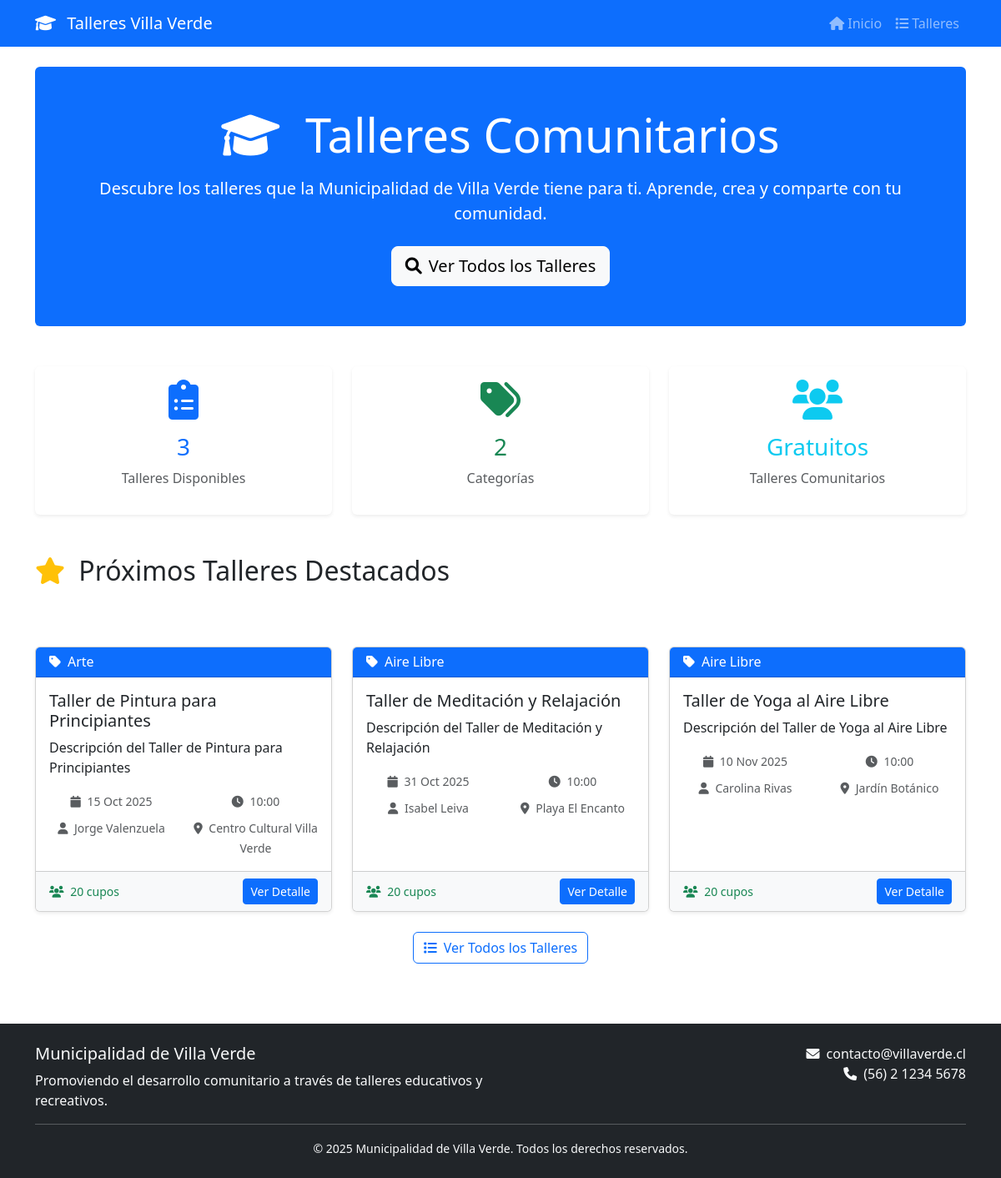
Before: / with the older database file.
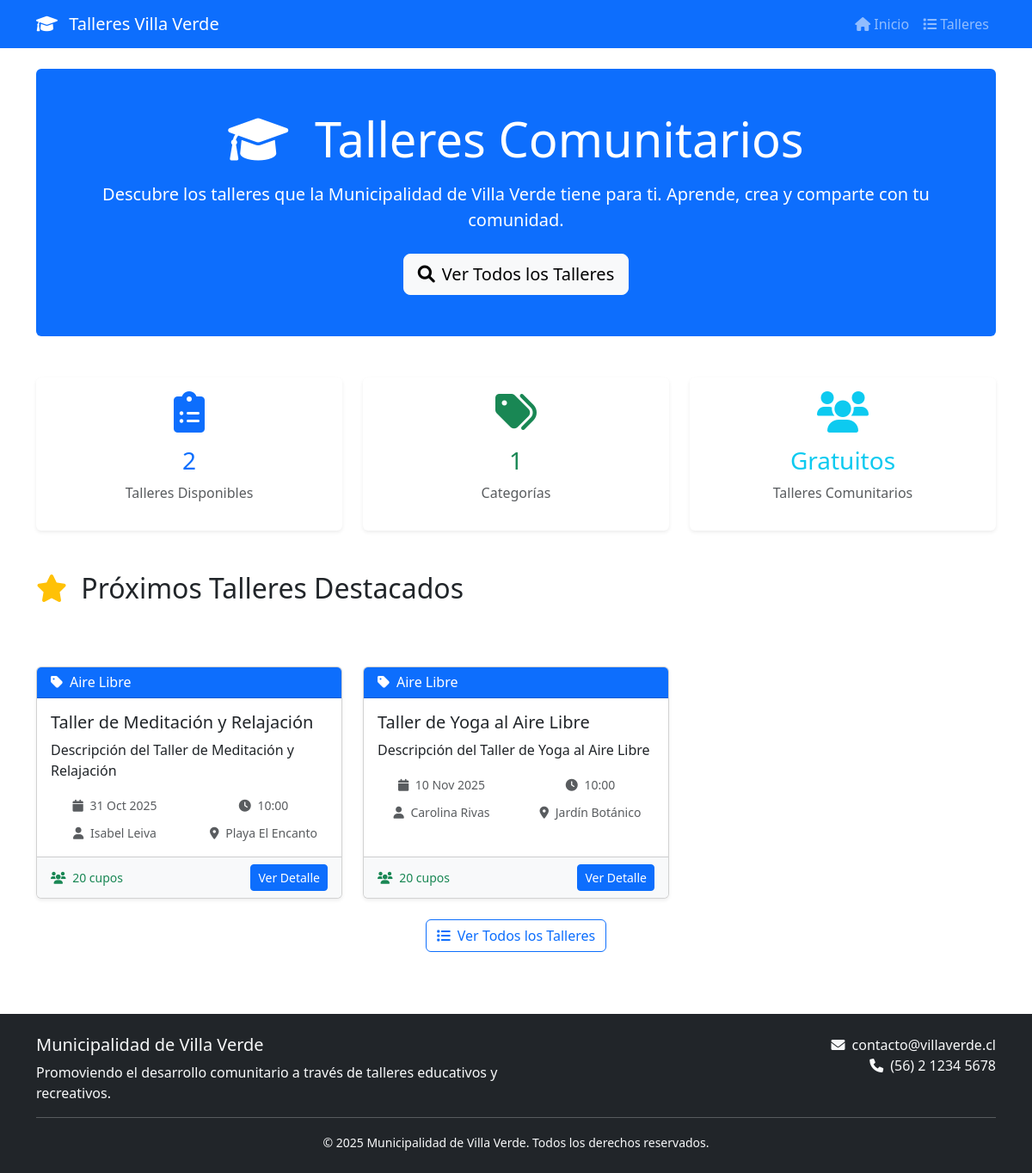
After: the same page with the newer database file.
### talleres/models.py (models this page shows, shortened)
class Taller(models.Model):
    ESTADO_CHOICES = [
        ('pendiente', 'Pendiente'),
        ('aceptado', 'Aceptado'),
        ('rechazado', 'Rechazado'),
    ]
    titulo = models.CharField(max_length=200, verbose_name="Título")
    descripcion = models.TextField(blank=True)
    categoria = models.ForeignKey(Categoria, on_delete=models.CASCADE)
    profesor = models.ForeignKey(Profesor, on_delete=models.CASCADE)
    lugar = models.ForeignKey(Lugar, on_delete=models.CASCADE)
    fecha = models.DateField(verbose_name="Fecha del taller")
    hora_inicio = models.TimeField(default='10:00')
    duracion_horas = models.DecimalField(
        max_digits=4,
        decimal_places=1,
        verbose_name="Duración (horas)"
    )
    cupos_maximos = models.PositiveIntegerField(default=20)
    precio = models.DecimalField(max_digits=10, decimal_places=2, default=0)
    estado = models.CharField(
        max_length=10,
        choices=ESTADO_CHOICES,
        default='pendiente'
    )
    observacion = models.TextField(blank=True, null=True, verbose_name="Observaciones")
    creado_por = models.ForeignKey(
        User,
        on_delete=models.CASCADE,
        related_name='talleres_creados'
    )
    fecha_creacion = models.DateTimeField(auto_now_add=True)
    fecha_modificacion = models.DateTimeField(auto_now=True)
    class Meta:
        verbose_name = "Taller"
        verbose_name_plural = "Talleres"
        ordering = ['-fecha_creacion']

class Categoria(models.Model):
    nombre = models.CharField(max_length=100, unique=True)
    descripcion = models.TextField(blank=True)
    activa = models.BooleanField(default=True)
    class Meta:
        verbose_name = "Categoría"
        verbose_name_plural = "Categorías"
        ordering = ['nombre']

class Profesor(models.Model):
    nombre = models.CharField(max_length=100)
    apellido = models.CharField(max_length=100)
    rut = models.CharField(
        max_length=12,
        unique=True,
        validators=[RegexValidator(
            regex=r'^\d{7,8}-[0-9kK]$',
            message='RUT debe tener formato 12345678-9'
        )]
    )
    email = models.EmailField()
    telefono = models.CharField(max_length=15, blank=True)
    especialidad = models.CharField(max_length=200)
    activo = models.BooleanField(default=True)
    class Meta:
        verbose_name = "Profesor"
        verbose_name_plural = "Profesores"
        ordering = ['apellido', 'nombre']
    @property
    def nombre_completo(self):
        return f"{self.nombre} {self.apellido}"

class Lugar(models.Model):
    nombre = models.CharField(max_length=200)
    direccion = models.CharField(max_length=300)
    capacidad_maxima = models.PositiveIntegerField()
    descripcion = models.TextField(blank=True)
    activo = models.BooleanField(default=True)
    class Meta:
        verbose_name = "Lugar"
        verbose_name_plural = "Lugares"
        ordering = ['nombre']

### web/views.py (the view)
# urls.py: path('', views.inicio, name='inicio'),
def inicio(request):
    talleres_destacados = Taller.objects.filter(
        estado='aceptado',
        fecha__gte=timezone.now().date()
    ).select_related('categoria', 'profesor', 'lugar').order_by('fecha')[:6]
    total_talleres = Taller.objects.filter(
        estado='aceptado',
        fecha__gte=timezone.now().date()
    ).count()
    categorias_disponibles = Categoria.objects.filter(
        activa=True,
        taller__estado='aceptado',
        taller__fecha__gte=timezone.now().date()
    ).distinct().count()
    context = {
        'talleres_destacados': talleres_destacados,
        'total_talleres': total_talleres,
        'categorias_disponibles': categorias_disponibles,
    }
    return render(request, 'web/inicio.html', context)

### templates/web/inicio.html (shortened to what this page needs)
{% extends 'base.html' %}
{% block content %}
<div class="container">
    <div class="row mb-5">
        <div class="col-12">
            <div class="bg-primary text-white rounded p-5 text-center">
                <h1 class="display-4 mb-3">
                    <i class="fas fa-graduation-cap me-3"></i>
                    Talleres Comunitarios
                </h1>
                <p class="lead mb-4">
                    Descubre los talleres que la Municipalidad de Villa Verde tiene para ti.
                    Aprende, crea y comparte con tu comunidad.
                </p>
                <a href="{% url 'web:lista_talleres' %}" class="btn btn-light btn-lg">
                    <i class="fas fa-search me-2"></i>Ver Todos los Talleres
                </a>
            </div>
        </div>
    </div>
    <div class="row mb-5">
        <div class="col-md-4 text-center">
            <div class="card border-0 shadow-sm h-100">
                <div class="card-body">
                    <i class="fas fa-clipboard-list fa-3x text-primary mb-3"></i>
                    <h3 class="text-primary">{{ total_talleres }}</h3>
                    <p class="text-muted">Talleres Disponibles</p>
                </div>
            </div>
        </div>
        <div class="col-md-4 text-center">
            <div class="card border-0 shadow-sm h-100">
                <div class="card-body">
                    <i class="fas fa-tags fa-3x text-success mb-3"></i>
                    <h3 class="text-success">{{ categorias_disponibles }}</h3>
                    <p class="text-muted">Categorías</p>
                </div>
            </div>
        </div>
        <div class="col-md-4 text-center">
            <div class="card border-0 shadow-sm h-100">
                <div class="card-body">
                    <i class="fas fa-users fa-3x text-info mb-3"></i>
                    <h3 class="text-info">Gratuitos</h3>
                    <p class="text-muted">Talleres Comunitarios</p>
                </div>
            </div>
        </div>
    </div>
    <div class="row mb-5">
        <div class="col-12">
            <h2 class="mb-4">
                <i class="fas fa-star text-warning me-2"></i>
                Próximos Talleres Destacados
            </h2>
        </div>
    </div>
    <div class="row">
        {% for taller in talleres_destacados %}
        <div class="col-md-6 col-lg-4 mb-4">
            <div class="card h-100 shadow-sm">
                <div class="card-header bg-primary text-white">
                    <h6 class="mb-0">
                        <i class="fas fa-tag me-2"></i>{{ taller.categoria.nombre }}
                    </h6>
                </div>
                <div class="card-body">
                    <h5 class="card-title">{{ taller.titulo }}</h5>
                    <p class="card-text">{{ taller.descripcion|truncatewords:15 }}</p>
                    <div class="row text-center">
                        <div class="col-6">
                            <small class="text-muted">
                                <i class="fas fa-calendar me-1"></i>
                                {{ taller.fecha|date:"d M Y" }}
                            </small>
                        </div>
                        <div class="col-6">
                            <small class="text-muted">
                                <i class="fas fa-clock me-1"></i>
                                {{ taller.hora_inicio|time:"H:i" }}
                            </small>
                        </div>
                    </div>
                    <div class="row text-center mt-2">
                        <div class="col-6">
                            <small class="text-muted">
                                <i class="fas fa-user me-1"></i>
                                {{ taller.profesor.nombre_completo }}
                            </small>
                        </div>
                        <div class="col-6">
                            <small class="text-muted">
                                <i class="fas fa-map-marker-alt me-1"></i>
                                {{ taller.lugar.nombre }}
                            </small>
                        </div>
                    </div>
                </div>
                <div class="card-footer bg-light">
                    <div class="d-flex justify-content-between align-items-center">
                        <small class="text-success">
                            <i class="fas fa-users me-1"></i>
                            {{ taller.cupos_maximos }} cupos
                        </small>
                        <a href="{% url 'web:detalle_taller' taller.id %}" class="btn btn-primary btn-sm">
                            Ver Detalle
                        </a>
                    </div>
                </div>
            </div>
        </div>
        {% endfor %}
    </div>
    {% if talleres_destacados %}
    <div class="row">
        <div class="col-12 text-center">
            <a href="{% url 'web:lista_talleres' %}" class="btn btn-outline-primary">
                <i class="fas fa-list me-2"></i>Ver Todos los Talleres
            </a>
        </div>
    </div>
    {% endif %}
</div>
{% endblock %}

### templates/base.html (shortened to what this page needs)
<!DOCTYPE html>
<html lang="es-CL">
<head>
    <link href="https://cdn.jsdelivr.net/npm/bootstrap@5.3.0/dist/css/bootstrap.min.css" rel="stylesheet">
    <link href="https://cdnjs.cloudflare.com/ajax/libs/font-awesome/6.0.0/css/all.min.css" rel="stylesheet">
</head>
<body>
    <nav class="navbar navbar-expand-lg navbar-dark bg-primary">
        <div class="container">
            <a class="navbar-brand" href="{% url 'web:inicio' %}">
                <i class="fas fa-graduation-cap me-2"></i>
                Talleres Villa Verde
            </a>
            <div class="collapse navbar-collapse" id="navbarNav">
                <ul class="navbar-nav ms-auto">
                    <li class="nav-item">
                        <a class="nav-link" href="{% url 'web:inicio' %}">
                            <i class="fas fa-home me-1"></i>Inicio
                        </a>
                    </li>
                    <li class="nav-item">
                        <a class="nav-link" href="{% url 'web:lista_talleres' %}">
                            <i class="fas fa-list me-1"></i>Talleres
                        </a>
                    </li>
                </ul>
            </div>
        </div>
    </nav>
    <main class="py-4">
        {% block content %}{% endblock %}
    </main>
    <footer class="bg-dark text-light py-4 mt-5">
        <div class="container">
            <div class="row">
                <div class="col-md-6">
                    <h5>Municipalidad de Villa Verde</h5>
                    <p class="mb-0">Promoviendo el desarrollo comunitario a través de talleres educativos y recreativos.</p>
                </div>
                <div class="col-md-6 text-md-end">
                    <p class="mb-0">
                        <i class="fas fa-envelope me-2"></i>contacto@villaverde.cl
                    </p>
                    <p class="mb-0">
                        <i class="fas fa-phone me-2"></i>(56) 2 1234 5678
                    </p>
                </div>
            </div>
            <hr class="my-3">
            <div class="text-center">
                <small>&copy; {% now "Y" %} Municipalidad de Villa Verde. Todos los derechos reservados.</small>
            </div>
        </div>
    </footer>
</body>
</html>

Changed rows visible on the page:
no longer on this page (row edited): Taller: categoria.nombre "Arte", titulo "Taller de Pintura para Principiantes", descripcion "Descripción del Taller de Pintura para Principiantes", fecha "15 Oct 2025", hora_inicio "10:00", profesor.nombre_completo "Jorge Valenzuela", lugar.nombre "Centro Cultural Villa Verde", cupos_maximos "20"
Other visible differences:
{{ total_talleres }}: "3" → "2"
{{ categorias_disponibles }}: "2" → "1"
